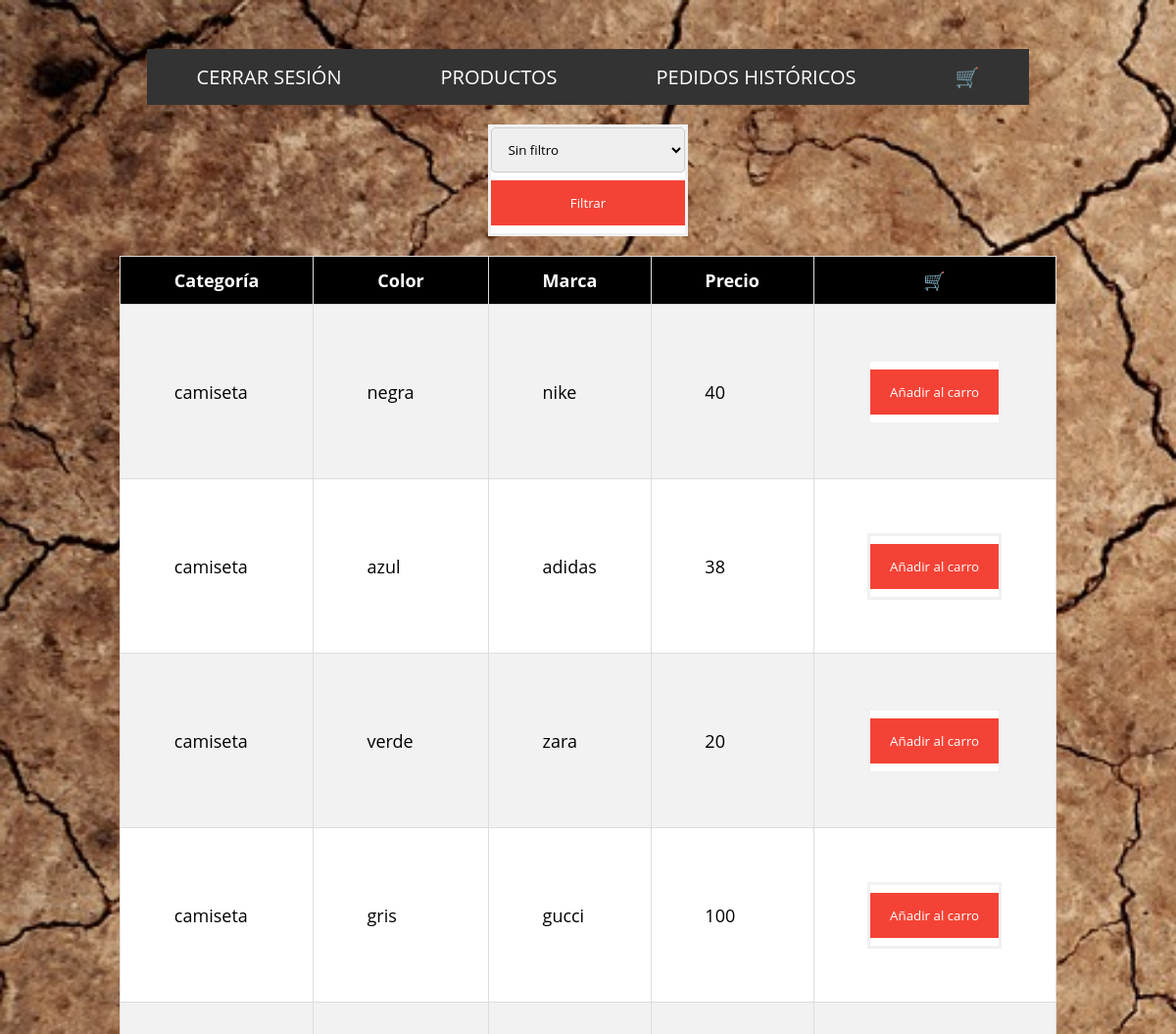
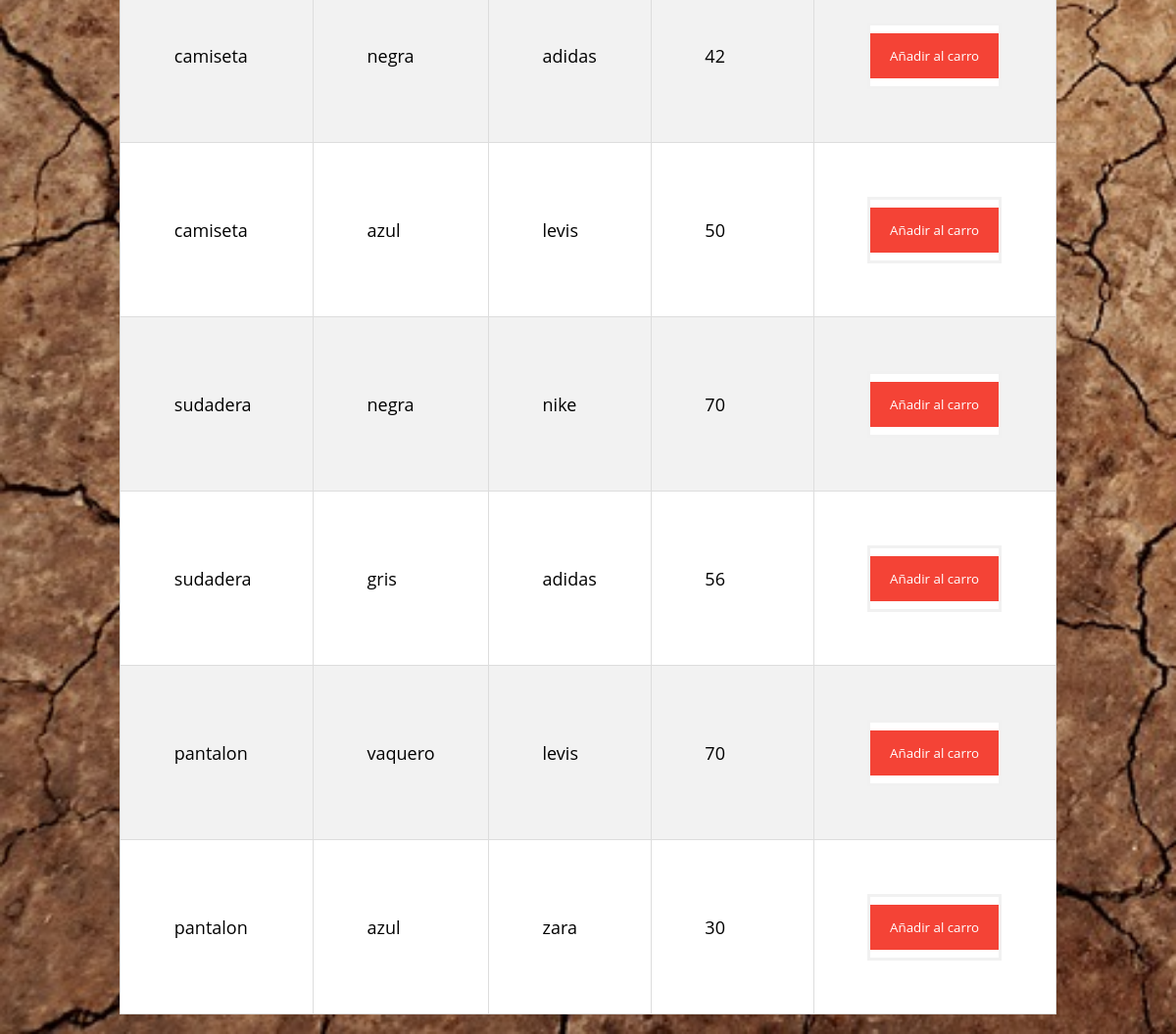
Page /mostrar_productos.php (signed in) on the committed database (2 pictures, top to bottom).
### tables this page shows
CREATE TABLE `productos` (
  `id` int(11) NOT NULL,
  `categoria` varchar(255) NOT NULL,
  `color` varchar(255) NOT NULL,
  `marca` varchar(255) NOT NULL,
  `precio` float NOT NULL
);

### mostrar_productos.php (the view, shortened to what this page needs)
<!DOCTYPE html>
<html lang="es">
<head>
	<link rel="stylesheet" href="css/style.css">
</head>
<body id="fondo">
	<?php include_once('header.php');?>
	<div id="filtro">
	<form method="GET">
		<select id="categoria" name="categoria">
			<option value="">Sin filtro</option>
		</select>
		<button type="submit">Filtrar</button>
	</form>
	</div>
	<?php
			$servername = "localhost";
			$username = "root";
			$password = "";
			$dbname = "tienda";
			$conn = mysqli_connect($servername, $username, $password, $dbname);
			$sql = "SELECT id, categoria, color, marca, precio FROM productos";
			$resultado = mysqli_query($conn, $sql);
    echo "<table id='categorias'>";
    echo "<tr><th>Categoría</th><th>Color</th><th>Marca</th><th>Precio</th><th>🛒</th></tr>";
    while ($fila = mysqli_fetch_assoc($resultado)) {
      echo "<tr><td>" . $fila["categoria"] . "</td><td>" . $fila["color"] . "</td><td>" . $fila["marca"] . "</td><td>" . $fila["precio"] . "</td><td><form action='carro.php' method='POST'><input type='hidden' name='id' value='" . $fila["id"] . "'><input type='hidden' name='categoria' value='" . $fila["categoria"] . "'><input type='hidden' name='color' value='" . $fila["color"] . "'><input type='hidden' name='marca' value='" . $fila["marca"] . "'><input type='hidden' name='precio' value='" . $fila["precio"] . "'><button type='submit'>Añadir al carro</button></form></td></tr>";
    }
    echo "</table>";
	?>
</body>
</html>

### css/style.css (style rules this page uses)
form { border: 3px solid #f1f1f1; background-color: white; }
button { background-color: #f44336; color: white; padding: 14px 20px; margin: 8px 0; border: none; cursor: pointer; width: 100%; }
form { margin: 10 25%; }
* { margin: 0; padding: 0; box-sizing: border-box; font-family: 'Open Sans'; }
body { background-image: url(../img/fondo.png); background-size: cover; border-collapse: collapse; width: 100%; font-size: 18px; color: black; }
#fondo { background-image: url(../img/fondo.png); background-size: cover; border-collapse: collapse; width: 100%; font-size: 18px; color: white; }
#categorias { font-family: Arial, Helvetica, sans-serif; border-collapse: collapse; list-style: none; display: flex; justify-content: space-around; margin: 20px; }
#categorias td, #categorias th { border: 1px solid #ddd; padding: 54.5px; }
#categorias tr { color: black; background-color: white; }
#categorias tr:nth-child(even) { background-color: #f2f2f2; }
#categorias th { padding-top: 12px; padding-bottom: 12px; text-align: left; background-color: black; color: white; text-align: center; }
* { box-sizing: border-box; }
input[type=text], select, textarea { width: 100%; padding: 12px; border: 1px solid #ccc; border-radius: 4px; box-sizing: border-box; resize: vertical; }
#filtro { display: flex; justify-content: space-around; margin:20px; font-family: Arial, Helvetica, sans-serif; border-collapse: collapse; list-style: none; }

### rows in the picture
productos: categoria "camiseta", color "negra", marca "nike", precio "40"
productos: categoria "camiseta", color "azul", marca "adidas", precio "38"
productos: categoria "camiseta", color "verde", marca "zara", precio "20"
productos: categoria "camiseta", color "gris", marca "gucci", precio "100"
productos: categoria "camiseta", color "negra", marca "adidas", precio "42"
productos: categoria "camiseta", color "azul", marca "levis", precio "50"
productos: categoria "sudadera", color "negra", marca "nike", precio "70"
productos: categoria "sudadera", color "gris", marca "adidas", precio "56"
productos: categoria "pantalon", color "vaquero", marca "levis", precio "70"
productos: categoria "pantalon", color "azul", marca "zara", precio "30"
